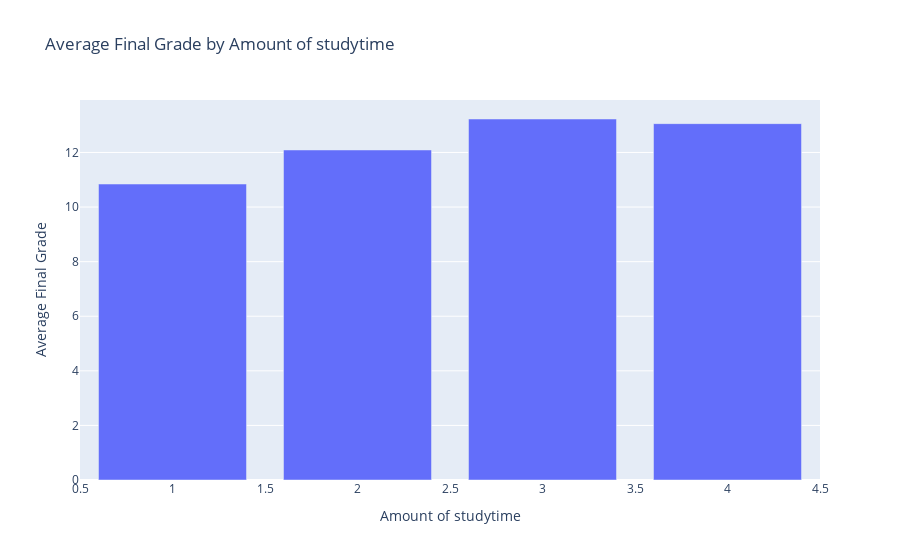

Notebook source saved alongside this figure:
### Markdown cell above
This bar graph compares the students average final GPA to whether or not they participate in extracurricular activities. It shows that students who did participate tend to have the higher GPA.

### Code cell
newDF_2 = DF_2.groupby('studytime')['G3'].mean().reset_index()

fig = px.bar(newDF_2,
             x='studytime',
             y='G3',
             title='Average Final Grade by Amount of studytime',
             labels={'G3': 'Average Final Grade', 'studytime': 'Amount of studytime'})

fig

### Figure 1 — Plotly figure (JSON) as saved in the notebook; plotly's stock layout.template omitted (floating-point values rounded to 4 significant figures)
{"data": [{"hovertemplate": "Amount of studytime=%{x}<br>Average Final Grade=%{y}<extra></extra>", "legendgroup": "", "marker": {"color": "#636efa", "pattern": {"shape": ""}}, "name": "", "orientation": "v", "showlegend": false, "textposition": "auto", "type": "bar", "x": [1, 2, 3, 4], "xaxis": "x", "y": [10.84, 12.09, 13.23, 13.06], "yaxis": "y"}], "layout": {"barmode": "relative", "legend": {"tracegroupgap": 0}, "title": {"text": "Average Final Grade by Amount of studytime"}, "xaxis": {"anchor": "y", "domain": [0, 1], "title": {"text": "Amount of studytime"}}, "yaxis": {"anchor": "x", "domain": [0, 1], "title": {"text": "Average Final Grade"}}}}
